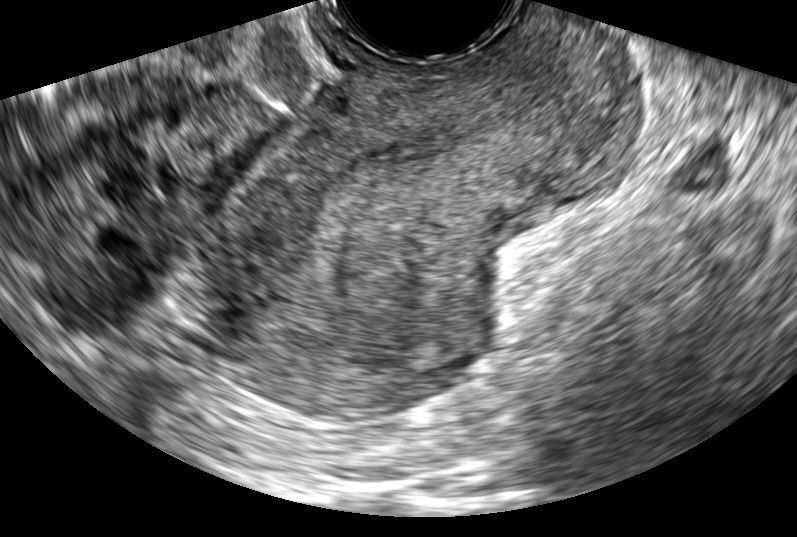
#> input picture image-enhancement-quality-improvement/input/img.jpg, 797 x 537 px, given in place of img.png, which was not available
$ python ppdrc.py
#> lines starting #> are read from the running program, lines starting #| are printed output that depends on the picture; pictures that were not available may be replaced by others from this repository, and a replacement may not be noted
#> further down, im is the input picture: shape (537, 797, 3); min 0, max 255, mean 89.6
### image-enhancement-quality-improvement/filtergrid.py
import numpy as np
# from scipy.fftpack import ifftshift
ifftshift = np.fft.ifftshift

def filtergrid(rows, cols):

    # Set up u1 and u2 matrices with ranges normalised to +/- 0.5
    u1, u2 = np.meshgrid(np.linspace(-0.5, 0.5, cols, endpoint=(cols % 2)),
                         np.linspace(-0.5, 0.5, rows, endpoint=(rows % 2)),
                         sparse=True)

    # Quadrant shift to put 0 frequency at the top left corner
    u1 = ifftshift(u1)
    u2 = ifftshift(u2)

    # Compute frequency values as a radius from centre (but quadrant shifted)
    radius = np.sqrt(u1 * u1 + u2 * u2)

    return radius, u1, u2

### image-enhancement-quality-improvement/ppdrc.py
import cv2
import numpy as np
from scipy.fftpack import fftshift, ifftshift

from tools import rayleighmode as _rayleighmode
from tools import lowpassfilter as _lowpassfilter
from filtergrid import filtergrid
# Try and use the faster Fourier transform functions from the pyfftw module if
# available
from tools import fft2, ifft2
def highpassmonogenic(img, maxwavelength = [2,4], n = 2):

#> called with n = 2
    eps = 1e-3

    if img.dtype not in ['float32', 'float64']:
        img = np.float64(img)
        imgdtype = 'float64'
    else:
        imgdtype = img.dtype

    if img.ndim == 3:
        img = img.mean(2)
#> img: shape (537, 797) float64

    assert min(maxwavelength) >= 2, f"'Minimum wavelength must be at least  2 pixels'):"
    nscales = len(maxwavelength)
    IMG = fft2(img)

    # Generate monogenic and filter grids
    #(H1, H2, freq) = monogenicfilters(size(img))
    rows,cols = img.shape;
#> rows = 537; cols = 797
    radius, u1, u2 = filtergrid(rows,cols)


    # Get rid of the 0 radius value at the 0 frequency point (at top-left
    # corner after fftshift) so that taking the log of the radius will not
    # cause trouble.
    radius[0, 0] = 1.
    H = (1j * u1 - u2) / radius

    zeromat = np.zeros((1, nscales), dtype='object')


    phase = zeromat.copy()
    print("phase's shape:",phase.shape)
    orient = zeromat.copy()
    E = zeromat.copy()
    f = zeromat.copy()
    h1f = zeromat.copy()
    h2f = zeromat.copy()
    H = zeromat.copy()

    for s in range(nscales):

        # High pass Butterworth filter
        H =  1.0 - (1.0 / (1.0 + (np.multiply(radius,maxwavelength[s])**(2*n))))
        f = np.real(ifft2(np.multiply(H,IMG)))
        print("f_shape:",f.shape)
        h1f = np.real(ifft2(H*H[1]*IMG))
        print("******************",h1f.shape)
        h2f = np.real(ifft2(H*H[2]*IMG))
        print("h2f_shape:",h2f.shape)
        print("sqrt:",np.sqrt(np.add(h1f**2 , h2f**2) + eps ).shape)
        print("[0] and [s]", phase[0][0])
        phase[0][s] = np.arctan(f / np.sqrt(np.add(h1f**2 , h2f**2) + eps ))
        orient[0][s] = np.arctan(h2f, h1f)
        E[0][s] = np.sqrt(f**2 + h1f**2 + h2f**2)
#> this loop made 2 passes
#> pass 1, in highpassmonogenic, `h1f = np.real(ifft2(H*H[1]*IMG))`:
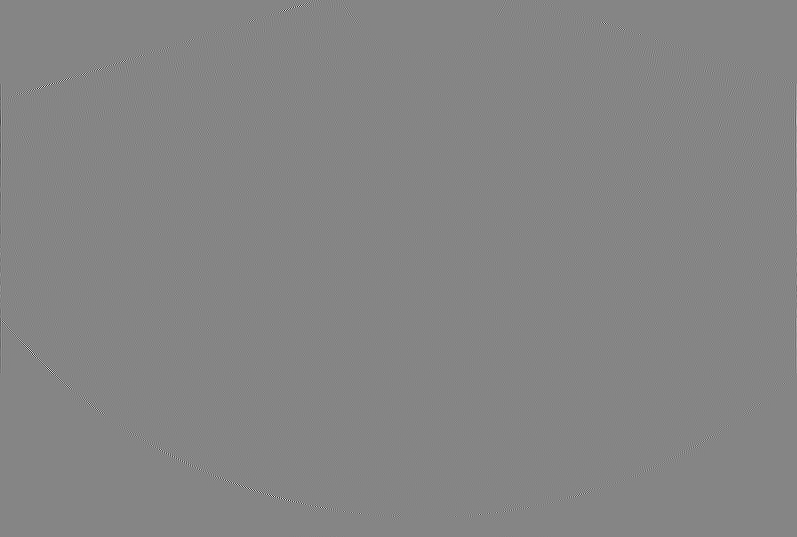
#> h1f: shape (537, 797) float64; min -8.71, max 7.94, mean 1.63e-08; drawn with min black and max white
#> after the loop:
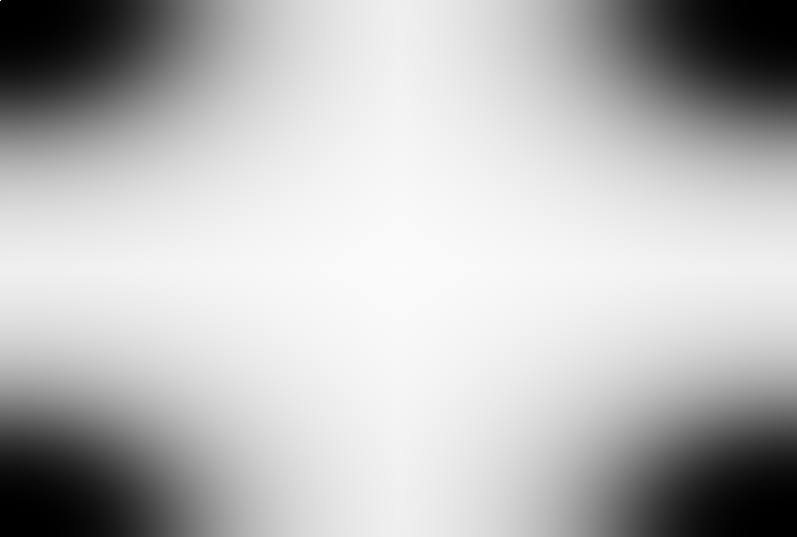
#> H: shape (537, 797) float64; min 6.38e-10, max 0.996, mean 0.732
#> after the loop:
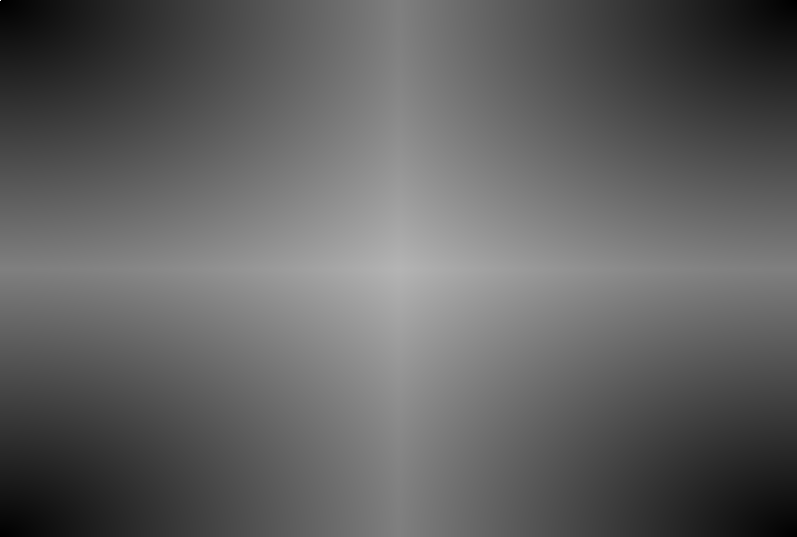
#> radius: shape (537, 797) float64; min 0.00126, max 1, mean 0.383


    # If a single scale specified return output matrices directly
    if nscales == 1:
        return phase[1], orient[1], E[1]
    else:

        return phase, orient, E


im = cv2.imread('img.png')
img = cv2.cvtColor(im, cv2.COLOR_BGR2RGB)

phase,orient,E = highpassmonogenic(img = img)

cv2.imshow("w",orient)

cv2.waitKey(0)
cv2.destroyAllWindows()
